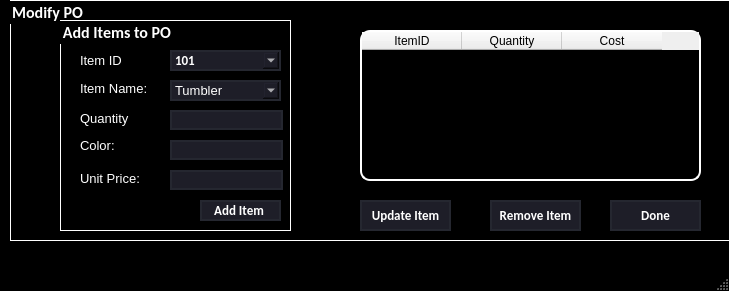
<?xml version="1.0" encoding="UTF-8"?>
<ui version="4.0">
 <class>MainWindow</class>
 <widget class="QMainWindow" name="MainWindow">
  <property name="geometry">
   <rect>
    <x>0</x>
    <y>0</y>
    <width>729</width>
    <height>291</height>
   </rect>
  </property>
  <property name="windowTitle">
   <string>MainWindow</string>
  </property>
  <property name="styleSheet">
   <string notr="true">QMainWindow{
	background-color: rgb(0,0,0);
}

QMenuBar{
background-color: rgb(0,0,0);
}</string>
  </property>
  <widget class="QWidget" name="centralwidget">
   <widget class="QGroupBox" name="groupBox">
    <property name="geometry">
     <rect>
      <x>10</x>
      <y>0</y>
      <width>731</width>
      <height>241</height>
     </rect>
    </property>
    <property name="font">
     <font>
      <family>Calibri</family>
      <pointsize>12</pointsize>
      <weight>75</weight>
      <bold>true</bold>
     </font>
    </property>
    <property name="styleSheet">
     <string notr="true">QGroupBox {
    background-color: rgb(0,0,0);
    border: 1px solid white;
    color: white; 
}</string>
    </property>
    <property name="title">
     <string>Modify PO</string>
    </property>
    <widget class="QTableWidget" name="orderDetails">
     <property name="geometry">
      <rect>
       <x>350</x>
       <y>30</y>
       <width>341</width>
       <height>151</height>
      </rect>
     </property>
     <property name="font">
      <font>
       <family>Calibri</family>
       <pointsize>10</pointsize>
       <weight>75</weight>
       <bold>true</bold>
      </font>
     </property>
     <property name="styleSheet">
      <string notr="true">QTableWidget{
	background-color: rgb(0,0,0);
	gridline-color: rgb(255, 255, 255);
	color: rgb(255,255,255);
	border-radius: 10px;
	border: 2px solid rgb(255,255,255);
	selection-background-color: rgb(46, 46, 62);
}</string>
     </property>
     <column>
      <property name="text">
       <string>ItemID</string>
      </property>
     </column>
     <column>
      <property name="text">
       <string>Quantity</string>
      </property>
     </column>
     <column>
      <property name="text">
       <string>Cost</string>
      </property>
     </column>
    </widget>
    <widget class="QGroupBox" name="groupBox_2">
     <property name="geometry">
      <rect>
       <x>50</x>
       <y>20</y>
       <width>231</width>
       <height>211</height>
      </rect>
     </property>
     <property name="font">
      <font>
       <family>Calibri</family>
       <pointsize>12</pointsize>
       <weight>75</weight>
       <bold>true</bold>
      </font>
     </property>
     <property name="styleSheet">
      <string notr="true">QGroupBox {
    background-color: rgb(0,0,0);
    border: 1px solid white;
    color: white; 
}</string>
     </property>
     <property name="title">
      <string>Add Items to PO</string>
     </property>
     <widget class="QComboBox" name="itemIDCombo">
      <property name="geometry">
       <rect>
        <x>110</x>
        <y>30</y>
        <width>111</width>
        <height>21</height>
       </rect>
      </property>
      <property name="font">
       <font>
        <family>Calibri</family>
        <pointsize>10</pointsize>
        <weight>75</weight>
        <bold>true</bold>
       </font>
      </property>
      <property name="styleSheet">
       <string notr="true">QComboBox QAbstractItemView {
    background-color: rgb(30, 30, 40);
    color: #FFF;
    selection-background-color: rgb(53, 53, 71);
    selection-color: #FFF;
}


QComboBox{
	background-color: rgb(30, 30, 40);
	color: rgb(255,255,255);
	border: 2px solid rgb(37, 39, 48);
}

QComboBox:hover{
	border: 2px solid rgb(53, 53, 71);
	
	background-color: rgb(40, 40, 54);
}</string>
      </property>
      <item>
       <property name="text">
        <string>101</string>
       </property>
      </item>
      <item>
       <property name="text">
        <string>102</string>
       </property>
      </item>
      <item>
       <property name="text">
        <string>103</string>
       </property>
      </item>
      <item>
       <property name="text">
        <string>104</string>
       </property>
      </item>
      <item>
       <property name="text">
        <string>201</string>
       </property>
      </item>
      <item>
       <property name="text">
        <string>202</string>
       </property>
      </item>
      <item>
       <property name="text">
        <string>203</string>
       </property>
      </item>
      <item>
       <property name="text">
        <string>204</string>
       </property>
      </item>
      <item>
       <property name="text">
        <string>301</string>
       </property>
      </item>
      <item>
       <property name="text">
        <string>302</string>
       </property>
      </item>
      <item>
       <property name="text">
        <string>303</string>
       </property>
      </item>
      <item>
       <property name="text">
        <string>304</string>
       </property>
      </item>
      <item>
       <property name="text">
        <string>401</string>
       </property>
      </item>
      <item>
       <property name="text">
        <string>402</string>
       </property>
      </item>
      <item>
       <property name="text">
        <string>501</string>
       </property>
      </item>
     </widget>
     <widget class="QComboBox" name="itemNameCombo">
      <property name="geometry">
       <rect>
        <x>110</x>
        <y>60</y>
        <width>111</width>
        <height>21</height>
       </rect>
      </property>
      <property name="font">
       <font>
        <pointsize>10</pointsize>
       </font>
      </property>
      <property name="styleSheet">
       <string notr="true">QComboBox QAbstractItemView {
    background-color: rgb(30, 30, 40);
    color: #FFF;
    selection-background-color: rgb(53, 53, 71);
    selection-color: #FFF;
}


QComboBox{
	background-color: rgb(30, 30, 40);
	color: rgb(255,255,255);
	border: 2px solid rgb(37, 39, 48);
}

QComboBox:hover{
	border: 2px solid rgb(53, 53, 71);
	
	background-color: rgb(40, 40, 54);
}</string>
      </property>
      <item>
       <property name="text">
        <string>Tumbler</string>
       </property>
      </item>
      <item>
       <property name="text">
        <string>Metallic Bottle</string>
       </property>
      </item>
      <item>
       <property name="text">
        <string>Metallic Straw</string>
       </property>
      </item>
      <item>
       <property name="text">
        <string>Tote Bag</string>
       </property>
      </item>
      <item>
       <property name="text">
        <string>Glass Tumbler</string>
       </property>
      </item>
     </widget>
     <widget class="QLineEdit" name="unitPriceLine">
      <property name="geometry">
       <rect>
        <x>110</x>
        <y>150</y>
        <width>113</width>
        <height>20</height>
       </rect>
      </property>
      <property name="styleSheet">
       <string notr="true">QLineEdit{
	border: 2px solid rgb(37, 39, 48);
	border-radius: 100px;
	color: #FFF;
	background-color: rgb(30, 30, 40);

}

QLineEdit:hover{
	border: 2px solid rgb(53, 53, 71)
}

QLineEdit: focus{
	border: 2px solid rgb(85, 170, 255);
}</string>
      </property>
     </widget>
     <widget class="QPushButton" name="addItemButton">
      <property name="geometry">
       <rect>
        <x>140</x>
        <y>180</y>
        <width>81</width>
        <height>21</height>
       </rect>
      </property>
      <property name="font">
       <font>
        <family>Calibri</family>
        <pointsize>10</pointsize>
        <weight>75</weight>
        <bold>true</bold>
       </font>
      </property>
      <property name="styleSheet">
       <string notr="true">QPushButton{
	border: 2px solid rgb(37, 39, 48);
	border-radius: 100px;
	color: #FFF;
	background-color: rgb(30, 30, 40);
	
}

QPushButton:hover{
	border: 2px solid rgb(53, 53, 71)
}</string>
      </property>
      <property name="text">
       <string>Add Item </string>
      </property>
     </widget>
     <widget class="QLabel" name="label">
      <property name="geometry">
       <rect>
        <x>20</x>
        <y>90</y>
        <width>51</width>
        <height>16</height>
       </rect>
      </property>
      <property name="font">
       <font>
        <pointsize>10</pointsize>
       </font>
      </property>
      <property name="styleSheet">
       <string notr="true">QLabel{
	color: #FFF;
}</string>
      </property>
      <property name="text">
       <string>Quantity</string>
      </property>
     </widget>
     <widget class="QLabel" name="label_2">
      <property name="geometry">
       <rect>
        <x>20</x>
        <y>120</y>
        <width>35</width>
        <height>10</height>
       </rect>
      </property>
      <property name="font">
       <font>
        <pointsize>10</pointsize>
       </font>
      </property>
      <property name="styleSheet">
       <string notr="true">QLabel{
	color: #FFF;
}</string>
      </property>
      <property name="text">
       <string>Color:</string>
      </property>
     </widget>
     <widget class="QLabel" name="label_3">
      <property name="geometry">
       <rect>
        <x>20</x>
        <y>150</y>
        <width>61</width>
        <height>16</height>
       </rect>
      </property>
      <property name="font">
       <font>
        <pointsize>10</pointsize>
       </font>
      </property>
      <property name="styleSheet">
       <string notr="true">QLabel{
	color: #FFF;
}</string>
      </property>
      <property name="text">
       <string>Unit Price:</string>
      </property>
     </widget>
     <widget class="QLabel" name="label_4">
      <property name="geometry">
       <rect>
        <x>20</x>
        <y>60</y>
        <width>71</width>
        <height>16</height>
       </rect>
      </property>
      <property name="font">
       <font>
        <pointsize>10</pointsize>
       </font>
      </property>
      <property name="styleSheet">
       <string notr="true">QLabel{
	color: #FFF;
}</string>
      </property>
      <property name="text">
       <string>Item Name:</string>
      </property>
     </widget>
     <widget class="QLabel" name="label_5">
      <property name="geometry">
       <rect>
        <x>20</x>
        <y>30</y>
        <width>41</width>
        <height>21</height>
       </rect>
      </property>
      <property name="font">
       <font>
        <pointsize>10</pointsize>
       </font>
      </property>
      <property name="styleSheet">
       <string notr="true">QLabel{
	color: #FFF;
;
}</string>
      </property>
      <property name="text">
       <string>Item ID</string>
      </property>
     </widget>
     <widget class="QLineEdit" name="quantityLine">
      <property name="geometry">
       <rect>
        <x>110</x>
        <y>90</y>
        <width>113</width>
        <height>20</height>
       </rect>
      </property>
      <property name="styleSheet">
       <string notr="true">QLineEdit{
	border: 2px solid rgb(37, 39, 48);
	border-radius: 100px;
	color: #FFF;
	background-color: rgb(30, 30, 40);

}

QLineEdit:hover{
	border: 2px solid rgb(53, 53, 71)
}

QLineEdit: focus{
	border: 2px solid rgb(85, 170, 255);
}</string>
      </property>
     </widget>
     <widget class="QLineEdit" name="colourLine">
      <property name="geometry">
       <rect>
        <x>110</x>
        <y>120</y>
        <width>113</width>
        <height>20</height>
       </rect>
      </property>
      <property name="styleSheet">
       <string notr="true">QLineEdit{
	border: 2px solid rgb(37, 39, 48);
	border-radius: 100px;
	color: #FFF;
	background-color: rgb(30, 30, 40);

}

QLineEdit:hover{
	border: 2px solid rgb(53, 53, 71)
}

QLineEdit: focus{
	border: 2px solid rgb(85, 170, 255);
}</string>
      </property>
     </widget>
    </widget>
    <widget class="QPushButton" name="removeItem">
     <property name="geometry">
      <rect>
       <x>480</x>
       <y>200</y>
       <width>91</width>
       <height>31</height>
      </rect>
     </property>
     <property name="font">
      <font>
       <family>Calibri</family>
       <pointsize>10</pointsize>
       <weight>75</weight>
       <bold>true</bold>
      </font>
     </property>
     <property name="styleSheet">
      <string notr="true">QPushButton{
	border: 2px solid rgb(37, 39, 48);
	border-radius: 100px;
	color: #FFF;
	background-color: rgb(30, 30, 40);
	
}

QPushButton:hover{
	border: 2px solid rgb(53, 53, 71)
}</string>
     </property>
     <property name="text">
      <string>Remove Item</string>
     </property>
    </widget>
    <widget class="QPushButton" name="doneButton">
     <property name="geometry">
      <rect>
       <x>600</x>
       <y>200</y>
       <width>91</width>
       <height>31</height>
      </rect>
     </property>
     <property name="font">
      <font>
       <family>Calibri</family>
       <pointsize>10</pointsize>
       <weight>75</weight>
       <bold>true</bold>
      </font>
     </property>
     <property name="styleSheet">
      <string notr="true">QPushButton{
	border: 2px solid rgb(37, 39, 48);
	border-radius: 100px;
	color: #FFF;
	background-color: rgb(30, 30, 40);
	
}

QPushButton:hover{
	border: 2px solid rgb(53, 53, 71)
}</string>
     </property>
     <property name="text">
      <string>Done</string>
     </property>
    </widget>
    <widget class="QPushButton" name="updateItem">
     <property name="geometry">
      <rect>
       <x>350</x>
       <y>200</y>
       <width>91</width>
       <height>31</height>
      </rect>
     </property>
     <property name="font">
      <font>
       <family>Calibri</family>
       <pointsize>10</pointsize>
       <weight>75</weight>
       <bold>true</bold>
      </font>
     </property>
     <property name="styleSheet">
      <string notr="true">QPushButton{
	border: 2px solid rgb(37, 39, 48);
	border-radius: 100px;
	color: #FFF;
	background-color: rgb(30, 30, 40);
	
}

QPushButton:hover{
	border: 2px solid rgb(53, 53, 71)
}</string>
     </property>
     <property name="text">
      <string>Update Item</string>
     </property>
    </widget>
   </widget>
  </widget>
  <widget class="QMenuBar" name="menubar">
   <property name="geometry">
    <rect>
     <x>0</x>
     <y>0</y>
     <width>729</width>
     <height>21</height>
    </rect>
   </property>
  </widget>
  <widget class="QStatusBar" name="statusbar"/>
 </widget>
 <resources/>
 <connections/>
</ui>
